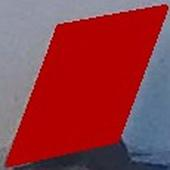
#> input picture mmwave-beamforming/Wall/Images/Antenna2/1-1.JPG, 170 x 170 px; its folder holds only this picture in this run
$ python uniform.py
#> lines starting #> are read from the running program, lines starting #| are printed output that depends on the picture
from __future__ import print_function

import numpy as np
import sys
import os
import glob


from PIL import Image
from random import randrange
from tqdm import tqdm

def show_all_files_in_directory(input_path):
    'This function reads the path of all files in directory input_path'
    files_list=[]
    for path, subdirs, files in os.walk(input_path):
        for file in files:
            if file.endswith(".JPG"):
               files_list.append(os.path.join(path, file))
    return files_list


def check_and_create(dir_path):
    if os.path.exists(dir_path):
        return True
    else:
        os.makedirs(dir_path)
        return False


mode = 2
input_path='/home/batool/Directroy/Wall/Images/Antenna'+str(mode)+'/'
save_path = '/home/batool/Directroy/Wall/Images/Antenna'+str(mode)+'/rotated_add_by_me/'
window = 50
stride = 20

# We have more samples for background(3000,4000,3), we shrink that with rate 0.7
shrink = 0.7

background_shape = (3000,4000,3)
Antenna1_shape = (70,70,3)
Antenna2_shape = (170,170,3)

num_backround = int((((3000-window)/stride)+1)*(((4000-window)/stride)+1)*shrink)
num_antenna1 = (((70-window)/stride)+1)*(((70-window)/stride)+1)
num_antenna2 = (((170-window)/stride)+1)*(((170-window)/stride)+1)
print(num_backround,num_antenna1,num_antenna2)

antenna_array_paths = show_all_files_in_directory(input_path)
print('There are {0} files in folder'.format(len(antenna_array_paths)))
check_and_create(save_path)

if mode == 1:
   rate = int(num_backround/num_antenna1)
   width = 70
   height = 70

elif mode==2:
   rate = int(num_backround/num_antenna2)
   width = 170
   height = 170

print(rate)

count=1

for i in tqdm(antenna_array_paths):
    I=Image.open(i)
#> I is the input picture: PIL image 170x170 RGB; mean R, G, B 145.9, 58.2, 66.4

    for r in range(rate):
        deg = randrange(-90,90)
        rotated = I.rotate(deg)
        rotated.save(save_path+str(count)+'.JPG')
        count+=1
#> this loop made 421 passes
#> pass 1, `rotated = I.rotate(deg)`:
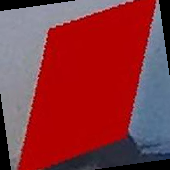
#> rotated: PIL image 170x170 RGB; mean R, G, B 138.9, 51.9, 59.1
#> pass 2, `rotated = I.rotate(deg)`:
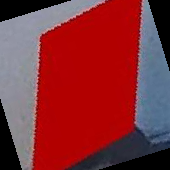
#> rotated: PIL image 170x170 RGB; mean R, G, B 132.4, 47.6, 54.1
#> pass 3, `rotated = I.rotate(deg)`:
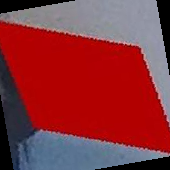
#> rotated: PIL image 170x170 RGB; mean R, G, B 137.3, 50.7, 57.7
#> after the loop:
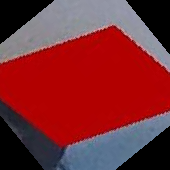
#> rotated: PIL image 170x170 RGB; mean R, G, B 124.6, 42.8, 48.6
#> after the loop, count = 422

print(count)
#| 422

$ run again, on mmwave-beamforming/Wall/Images/Antenna2/1-5.JPG
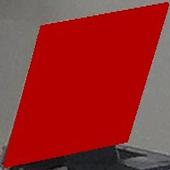
#> input picture mmwave-beamforming/Wall/Images/Antenna2/1-5.JPG, 170 x 170 px
#> I is the input picture: PIL image 170x170 RGB; mean R, G, B 149.5, 44.2, 43.4
#> the loop `for r in range(rate):` made 421 passes
#> pass 1, `rotated = I.rotate(deg)`:
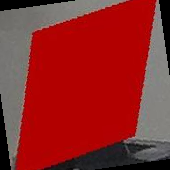
#> rotated: PIL image 170x170 RGB; mean R, G, B 142.7, 38.9, 38.2
#> after the loop `for r in range(rate):`:
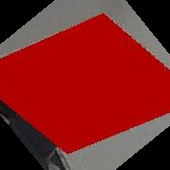
#> rotated: PIL image 170x170 RGB; mean R, G, B 128.2, 31.2, 30.6
#> after the loop `for r in range(rate):`: count = 422
#| 422
